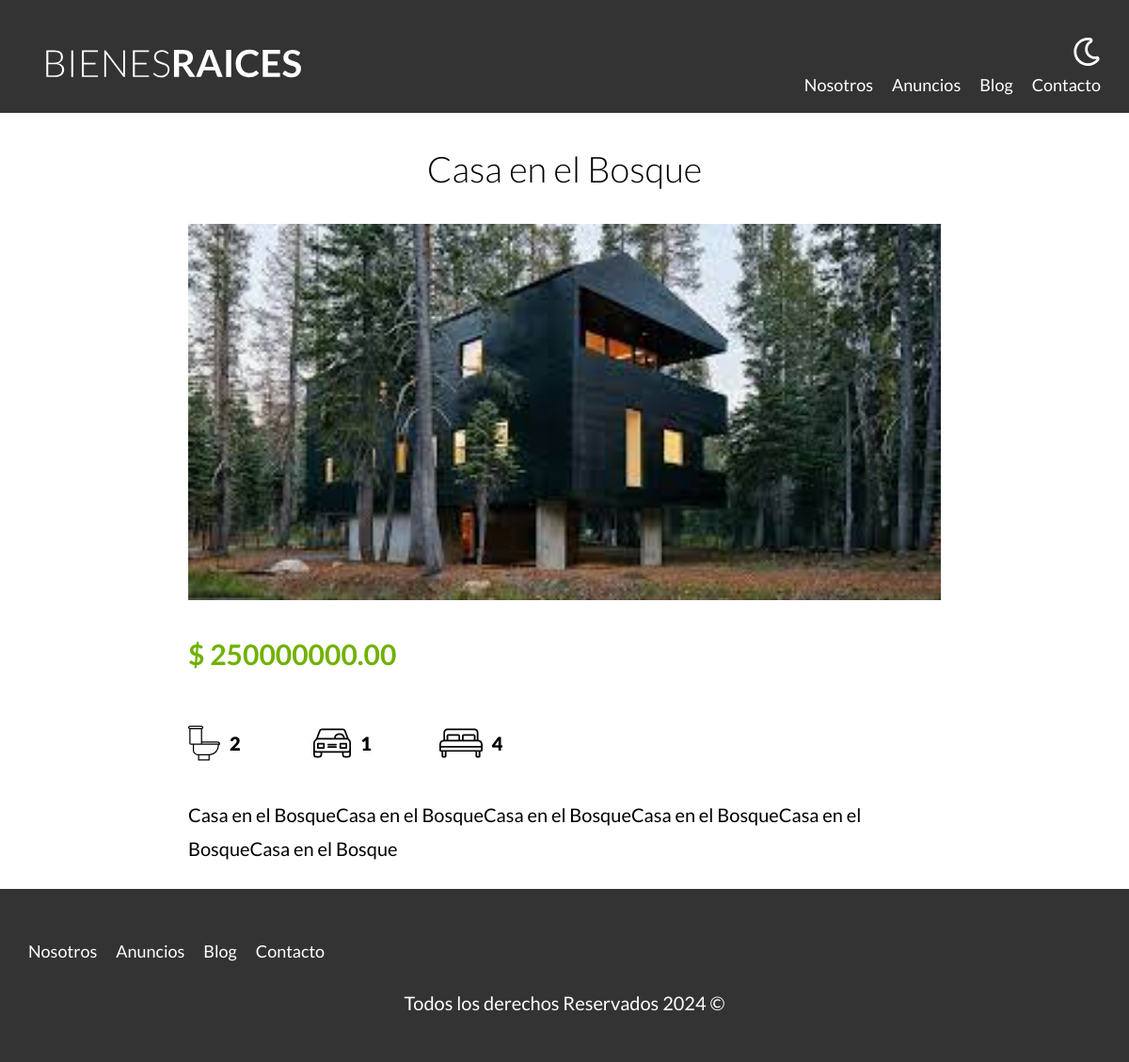
Page /propiedad?id=8 on the committed database.
### tables this page shows
CREATE TABLE `propiedades` (
  `id` int NOT NULL,
  `titulo` varchar(45) DEFAULT NULL,
  `precio` decimal(13,2) DEFAULT NULL,
  `imagen` varchar(200) DEFAULT NULL,
  `descripcion` longtext,
  `habitaciones` int DEFAULT NULL,
  `wc` int DEFAULT NULL,
  `estacionamiento` int DEFAULT NULL,
  `creado` date DEFAULT NULL,
  `vendedorId` int NOT NULL
);

### controllers/PaginasController.php (called while the page is built, shortened)
<?php
class PaginasController
{
	public static function propiedad(Router $router)
	{
		$id = validarORedireccionar('/propiedades');
		$propiedad = Propiedad::find($id);
		$router->render('paginas/propiedad', [
			'propiedad' => $propiedad
		]);
	}
}

### public/index.php (called while the page is built, shortened)
<?php
$router = new Router();
$router->get('/admin', [PropiedadController::class, 'index'] );
$router->get('/propiedades/crear', [PropiedadController::class, 'crear']);
$router->post('/propiedades/crear', [PropiedadController::class, 'crear']);
$router->get('/propiedades/actualizar', [PropiedadController::class, 'actualizar']);
$router->post('/propiedades/actualizar', [PropiedadController::class, 'actualizar']);
$router->post('/propiedades/eliminar', [PropiedadController::class, 'eliminar']);
$router->get('/vendedores/crear', [VendedorController::class, 'crear']);
$router->post('/vendedores/crear', [VendedorController::class, 'crear']);
$router->get('/vendedores/actualizar', [VendedorController::class, 'actualizar']);
$router->post('/vendedores/actualizar', [VendedorController::class, 'actualizar']);
$router->post('/vendedores/eliminar', [VendedorController::class, 'eliminar']);
$router->get('/', [PaginasController::class, 'index']);
$router->get('/nosotros', [PaginasController::class, 'nosotros']);
$router->get('/propiedades', [PaginasController::class, 'propiedades']);
$router->get('/propiedad', [PaginasController::class, 'propiedad']);
$router->get('/blog', [PaginasController::class, 'blog']);
$router->get('/entrada', [PaginasController::class, 'entrada']);
$router->get('/contacto', [PaginasController::class, 'contacto']);
$router->post('/contacto', [PaginasController::class, 'contacto']);
$router->get('/login', [LoginController::class, 'login']);
$router->post('/login', [LoginController::class, 'login']);
$router->get('/logout', [LoginController::class, 'logout']);
$router->comprobarRutas();

### includes/funciones.php (called while the page is built, shortened)
<?php
function validarORedireccionar(string $url) {
	$id = $_GET['id'];
	$id = filter_var($id, FILTER_VALIDATE_INT);
	return $id;
}

### models/ActiveRecord.php (called while the page is built, shortened)
<?php
class ActiveRecord {
	protected static $db;
	protected static $tabla = '';
	public static function setDB($database)
	{
		self::$db = $database;
	}
	public static function find($id)
	{
		$query = " SELECT * FROM ". static::$tabla ." WHERE id = $id ";
		$resultado = self::consultarSQL($query);
		return array_shift($resultado);
	}
	public static function consultarSQL($query)
	{
		$resultado = self::$db->query($query);
		$array = [];
		while ($registro = $resultado->fetch_assoc()) {
			$array[] = static::crearObjeto($registro);
		}
		return $array;
	}
	protected static function crearObjeto($registro)
	{
		$objeto = new static;
		foreach ($registro as $key => $value) {
			if (property_exists($objeto, $key)) {
				$objeto->$key = $value;
			}
		}
		return $objeto;
	}
}

### views/paginas/propiedad.php (the view)
<main class="contenedor seccion contenido-centrado">
	<h1><?php echo $propiedad->titulo; ?></h1>
	<img loading="lazy" src="/imagenes/<?php echo $propiedad->imagen; ?>" alt="imagen de la propiedad">
	<div class="resumen-propiedad">
		<p class="precio">$ <?php echo $propiedad->precio; ?></p>
		<ul class="iconos-caracteristicas">
			<li>
				<img class="icono" loading="lazy" src="build/img/icono_wc.svg" alt="icono wc">
				<p><?php echo $propiedad->wc; ?></p>
			</li>
			<li>
				<img class="icono" loading="lazy" src="build/img/icono_estacionamiento.svg" alt="icono estacionamiento">
				<p><?php echo $propiedad->estacionamiento; ?></p>
			</li>
			<li>
				<img class="icono" loading="lazy" src="build/img/icono_dormitorio.svg" alt="icono habitaciones">
				<p><?php echo $propiedad->habitaciones; ?></p>
			</li>
		</ul>
		<p><?php echo $propiedad->descripcion; ?></p>
	</div>
</main>

### public/build/css/app.css (style rules this page uses)
html { line-height:1.15;-webkit-text-size-adjust:100% }
body { margin:0 }
main { display:block }
h1 { font-size:2em;margin:.67em 0 }
img { border-style:none }
html { box-sizing:border-box;font-size:62.5% }
*,:after,:before { box-sizing:inherit }
body { font-family:Lato,sans-serif;font-size:1.6rem;line-height:1.8 }
p { color:#000;font-size:2rem }
.contenedor { margin:0 auto;max-width:120rem;width:95% }
img,picture { display:block;width:100% }
h1,h2,h3 { font-family:Lato,sans-serif;font-weight:300;margin:2.5rem 0;text-align:center }
h1 { font-size:3.8rem }
.seccion { margin-bottom:2.5rem;margin-top:2.5rem }
.contenido-centrado { max-width:80rem }
.icono { text-align:center }
.precio { color:#71b100;font-size:3rem;font-weight:700 }
.iconos-caracteristicas { display:flex;list-style:none;max-width:40rem;padding:0 }
.iconos-caracteristicas li { display:flex;flex:1 }
.iconos-caracteristicas li img { flex:0 0 3rem;margin-right:1rem }
.iconos-caracteristicas li p { font-weight:900 }

### rows in the picture
propiedades: titulo "Casa en el Bosque", imagen (picture), precio "250000000.00", wc "2", estacionamiento "1", habitaciones "4", descripcion "Casa en el BosqueCasa en el BosqueCasa en el BosqueCasa en el BosqueCasa en el BosqueCasa en el Bosque"
